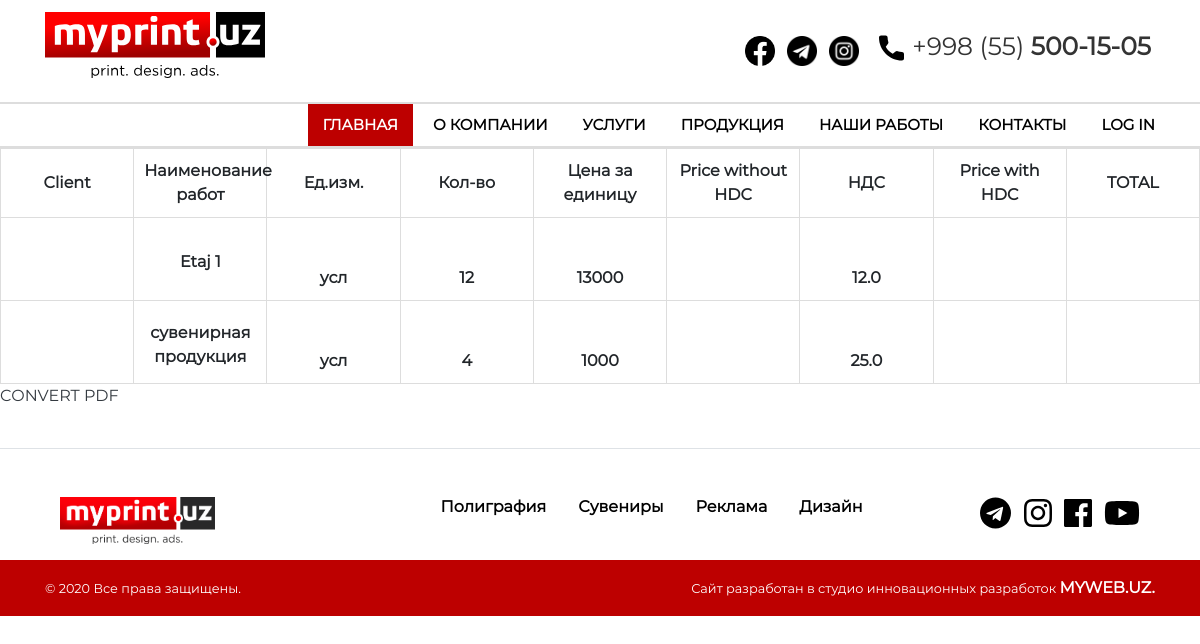
The app's page /en/list/, older data.
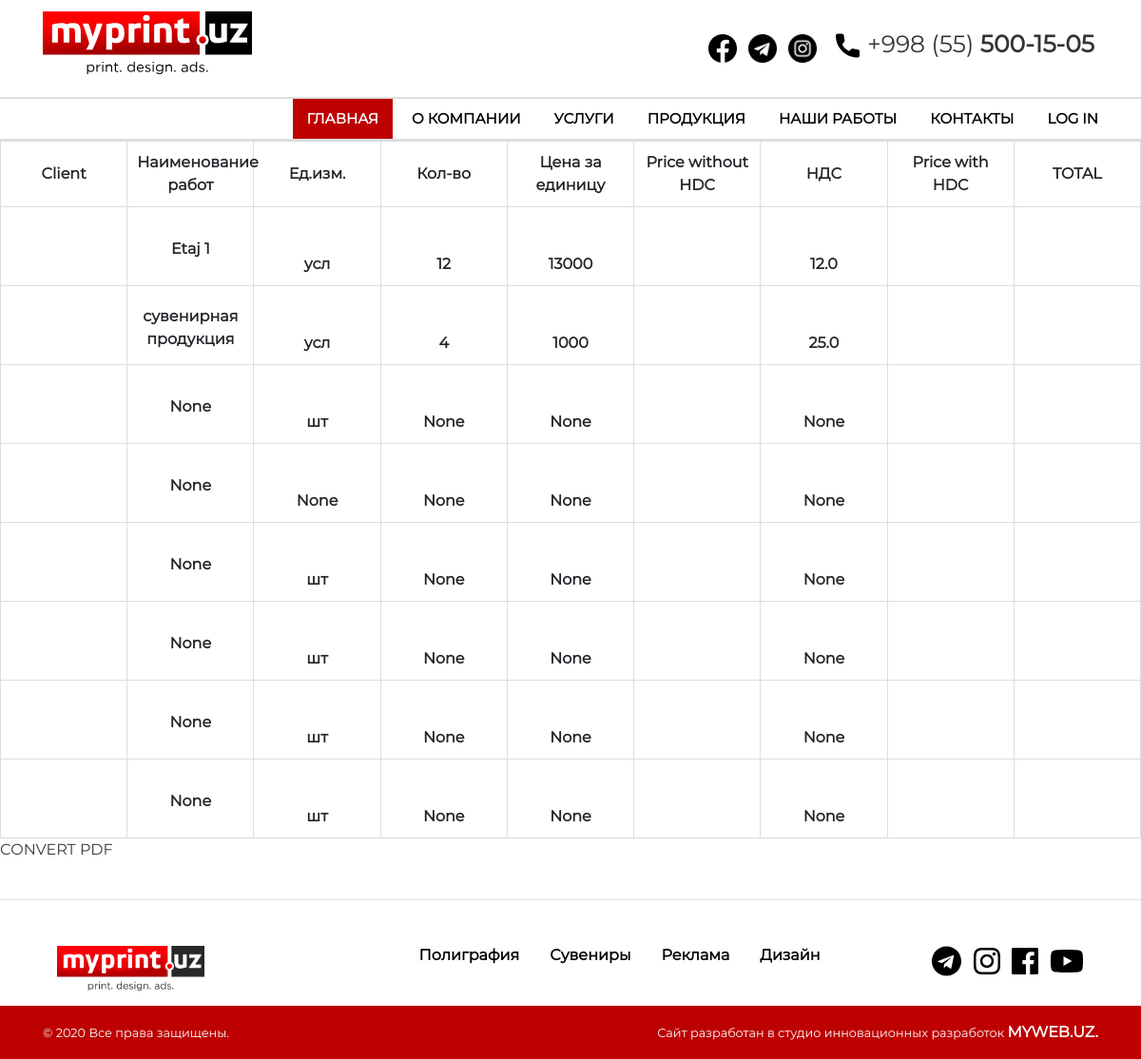
The same page, newer data.
### myprint/models.py (models this page shows, shortened)
class OrderForm(models.Model):
    Product_Status = (
        ('шт', 'шт'),
        ('усл', 'усл'),
    )
    customer = models.ForeignKey(Customer, related_name = "orders", on_delete=models.CASCADE)
    name = models.CharField(max_length=65, blank=True, null=True)
    status_order = models.CharField(max_length=20, choices=Product_Status, default='шт', null=True, blank=True)
    amount = models.IntegerField(blank=True, null=True)
    price = models.PositiveIntegerField(blank=True, null=True)
    VAT = models.FloatField(blank=True, null=True)
    class Meta:
        db_table = 'orders'

### myprint/views.py (the view)
# urls.py: path('list/', listview, name="list"),
def listview(request):
    datas = OrderForm.objects.all()
    dataform = Customer.objects.all()
    context = {'datas' : datas,'dataform' : dataform}
    return render(request, 'multi_forms/list.html', context=context)

### myprint/templates/multi_forms/list.html
{% extends 'base.html' %}
{% load static %}
{% block content %}
	<table>
     <thead>
        <tr>
          <th scope='col'>Client</th>
          <th scope='col'>Наименование работ</th>
          <th scope='col'>Ед.изм.</th>
          <th scope='col'>Кол-во</th>
          <th scope='col'>Цена за единицу</th>
          <th scope='col'>Price without HDC</th>
          <th scope='col'>НДС</th>
          <th scope='col'>Price with HDC</th>
          <th scope='col'>TOTAL</th>
        </tr>
     </thead>
     <tbody>
         {% for data in datas %}
           <tr>
            <td class="pt-3">{{data.customer.client}}</td>
            <td class="pt-3">{{data.name}}</td>
            <td class="pt-5">{{data.status_order}}</td>
            <td class="pt-5">{{data.amount}}</td>
            <td class="pt-5">{{data.price}}</td>
            <td class="pt-5">{{price_without_VAT}}</td>
            <td class="pt-5">{{data.VAT}}</td>
            <td class="pt-5">{{total}}</td>
           </tr>
         {% endfor %}
     </tbody>
    </table>
    <p><a href="{% url 'myprint:create_pdf' %}" class="h6 text-dark">CONVERT PDF</a></p><br>
{% endblock %}

Row changes from the older to the newer data that the page shows:
added OrderForm: name "None", status_order "шт", amount "None", price "None", VAT "None"
added OrderForm: name "None", status_order "None", amount "None", price "None", VAT "None"
added OrderForm: name "None", status_order "шт", amount "None", price "None", VAT "None"
added OrderForm: name "None", status_order "шт", amount "None", price "None", VAT "None"
added OrderForm: name "None", status_order "шт", amount "None", price "None", VAT "None"
added OrderForm: name "None", status_order "шт", amount "None", price "None", VAT "None"
